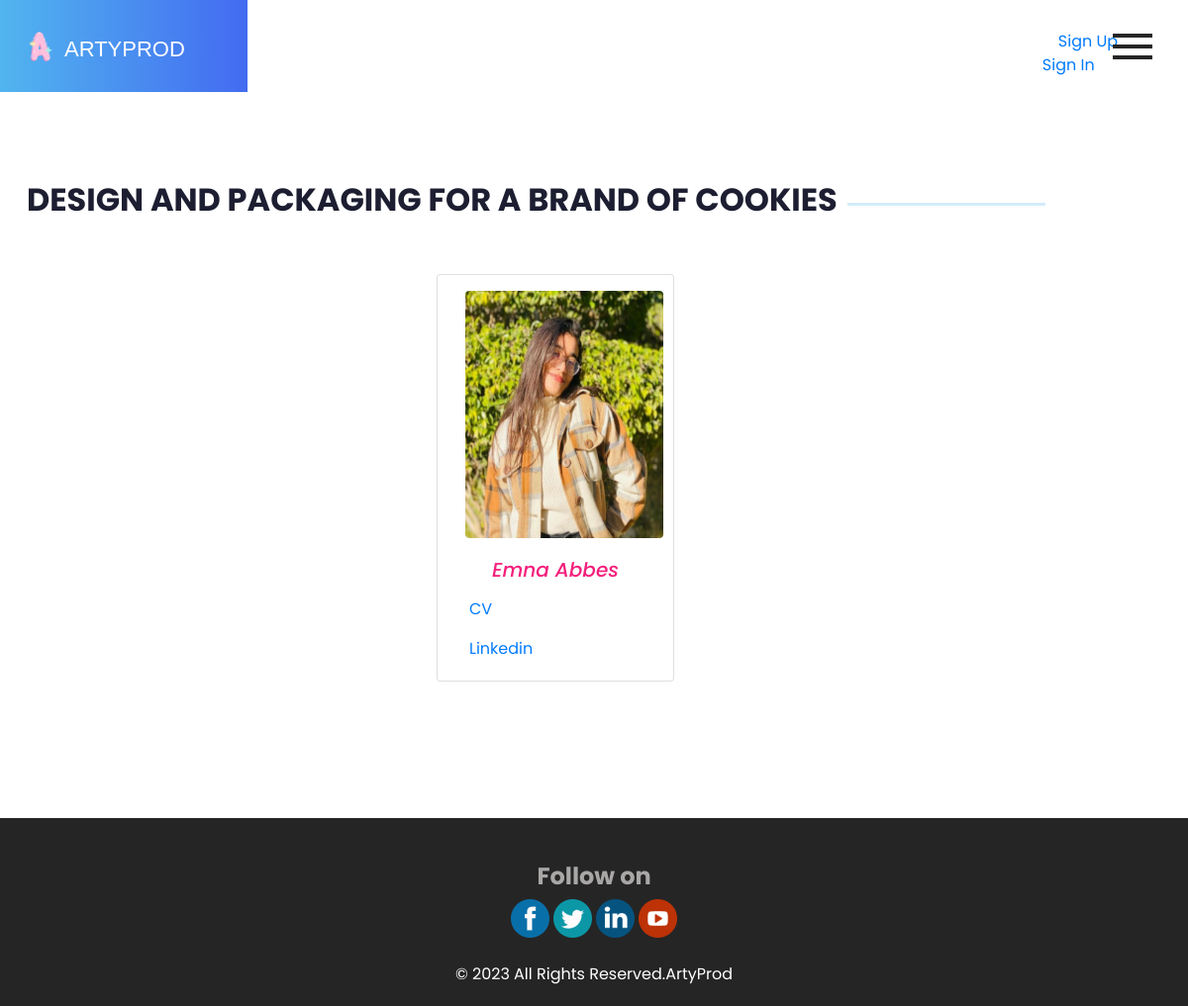
The app's page /equipe/1/, older data.
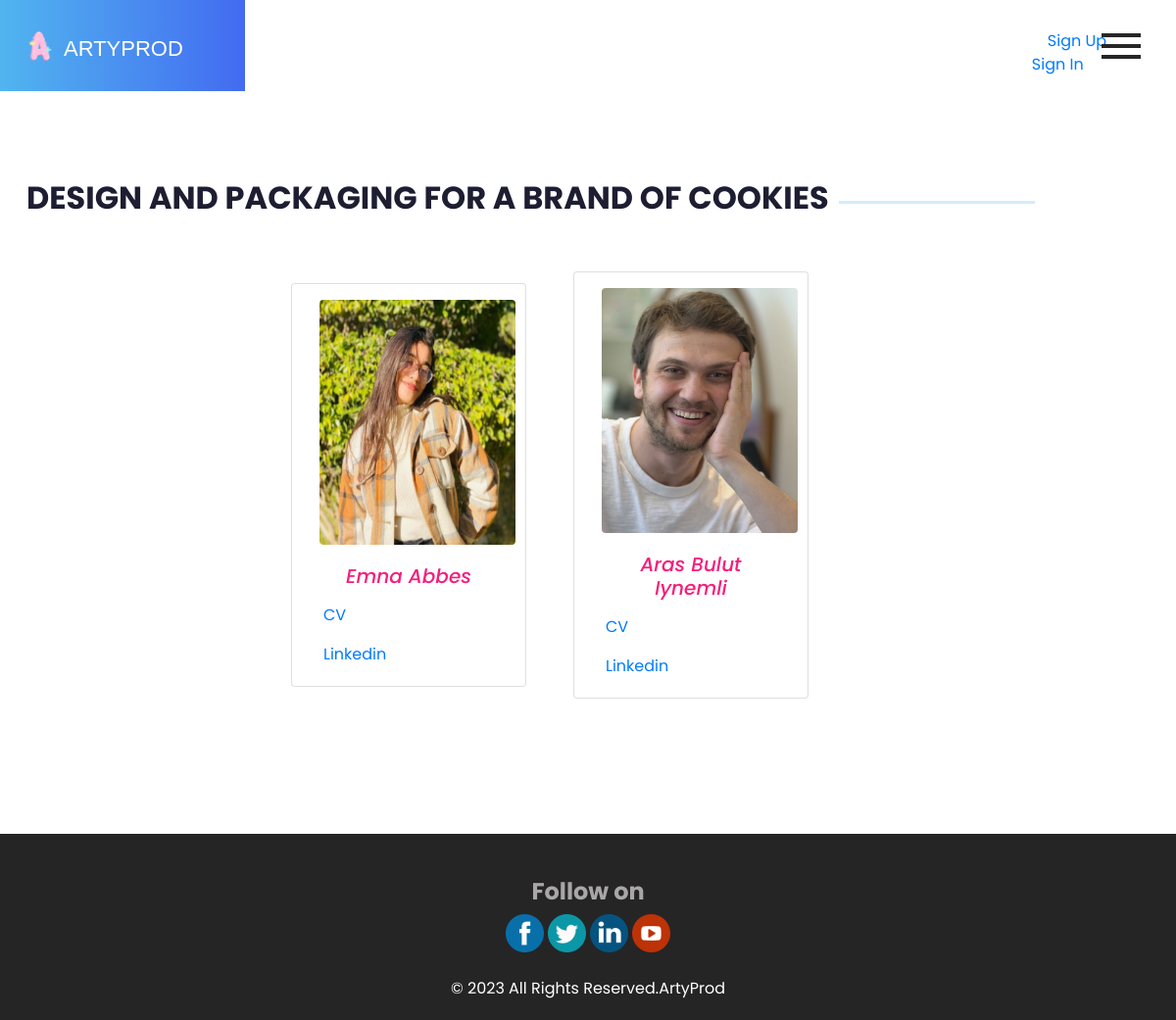
The same page, newer data.
### myapp/models.py (models this page shows, shortened)
class Personnel(models.Model):
    nom = models.CharField(max_length=100)
    fichier_CV = models.FileField(upload_to='personnel/cv/')
    fichier_photo = models.ImageField(upload_to='personnel/photos/')
    lien_linkedIn = models.URLField(blank=True)
    equipeID=models.ForeignKey(Equipe, on_delete=models.CASCADE)

### myapp/views.py (the view)
# urls.py: path('equipe/<int:id>/',views.equipe,name="equipe"),
def equipe(request,id):
    equipe=Equipe.objects.get(projetID=id)
    list=Personnel.objects.filter(equipeID=equipe.id)
    return render(request,'myapp/equipe.html',{'list':list,'name':equipe.projetID.libelle})

### myapp/templates/myapp/equipe.html (shortened to what this page needs)
{% load static %}
{% include 'myapp/base.html' %}
<section class="about_section layout_padding">
    <div class="container">
        <div class="row">
            <div class="heading_container">
                <h2 class="">
                    {{name}}
                </h2>
                <hr>
            </div>
            <div class="row dish_container mt-5 justify-content-center">
                {% for p in list %}
                <div class="card me-5 mb-5" style="width: 15rem; ">
                    <img src="/media/{{p.fichier_photo}}" class="card-img-top rounded ms-3 mt-3" alt="{{p.nom}}"
                        style="height:250px;width:200px;">
                    <div class="card-body">
                        <h5 class="card-title text-center cardtitle mb-3 fst-italic">{{p.nom}}</h5>
                        <p class="card-text"><a href="/media/{{p.fichier_CV}}" download>CV</a></p>
                        <p class="card-text"><a href="{{p.lien_linkedIn}}">Linkedin</a></p>
                    </div>
                </div>
                {% endfor %}
            </div>
        </div>
    </div>
</section>
{% include 'myapp/footer.html' %}
</body>
</html>

Row changes from the older to the newer data that the page shows:
added Personnel: fichier_photo (picture), nom "Aras Bulut Iynemli"
